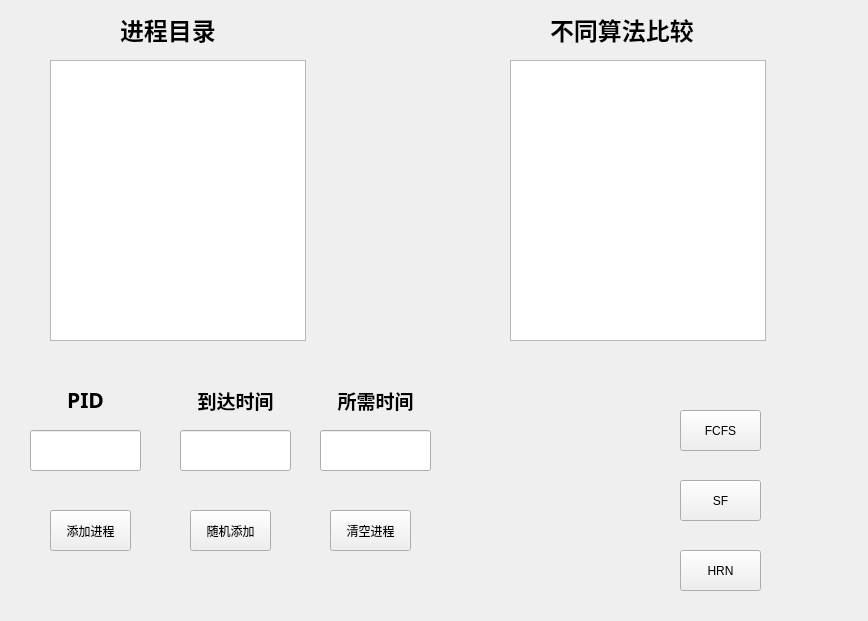
<?xml version="1.0" encoding="UTF-8"?>
<ui version="4.0">
 <class>jobschedule_widget</class>
 <widget class="QWidget" name="jobschedule_widget">
  <property name="geometry">
   <rect>
    <x>0</x>
    <y>0</y>
    <width>868</width>
    <height>621</height>
   </rect>
  </property>
  <property name="windowTitle">
   <string>Form</string>
  </property>
  <widget class="QTextBrowser" name="textBrowser">
   <property name="geometry">
    <rect>
     <x>50</x>
     <y>60</y>
     <width>256</width>
     <height>281</height>
    </rect>
   </property>
  </widget>
  <widget class="QTextBrowser" name="textBrowser_2">
   <property name="geometry">
    <rect>
     <x>510</x>
     <y>60</y>
     <width>256</width>
     <height>281</height>
    </rect>
   </property>
  </widget>
  <widget class="QLabel" name="label">
   <property name="geometry">
    <rect>
     <x>120</x>
     <y>10</y>
     <width>111</width>
     <height>41</height>
    </rect>
   </property>
   <property name="font">
    <font>
     <family>方正姚体</family>
    </font>
   </property>
   <property name="text">
    <string>&lt;html&gt;&lt;head/&gt;&lt;body&gt;&lt;p&gt;&lt;span style=&quot; font-size:18pt; font-weight:600;&quot;&gt;进程目录&lt;/span&gt;&lt;/p&gt;&lt;/body&gt;&lt;/html&gt;</string>
   </property>
  </widget>
  <widget class="QLabel" name="label_2">
   <property name="geometry">
    <rect>
     <x>550</x>
     <y>10</y>
     <width>181</width>
     <height>41</height>
    </rect>
   </property>
   <property name="font">
    <font>
     <family>方正姚体</family>
    </font>
   </property>
   <property name="text">
    <string>&lt;html&gt;&lt;head/&gt;&lt;body&gt;&lt;p&gt;&lt;span style=&quot; font-size:18pt; font-weight:600;&quot;&gt;不同算法比较&lt;/span&gt;&lt;/p&gt;&lt;/body&gt;&lt;/html&gt;</string>
   </property>
  </widget>
  <widget class="QLineEdit" name="lineName">
   <property name="geometry">
    <rect>
     <x>30</x>
     <y>430</y>
     <width>111</width>
     <height>41</height>
    </rect>
   </property>
  </widget>
  <widget class="QLineEdit" name="lineArrive">
   <property name="geometry">
    <rect>
     <x>180</x>
     <y>430</y>
     <width>111</width>
     <height>41</height>
    </rect>
   </property>
  </widget>
  <widget class="QLineEdit" name="lineNeed">
   <property name="geometry">
    <rect>
     <x>320</x>
     <y>430</y>
     <width>111</width>
     <height>41</height>
    </rect>
   </property>
  </widget>
  <widget class="QPushButton" name="addJobBtn">
   <property name="geometry">
    <rect>
     <x>50</x>
     <y>510</y>
     <width>81</width>
     <height>41</height>
    </rect>
   </property>
   <property name="text">
    <string>添加进程</string>
   </property>
  </widget>
  <widget class="QPushButton" name="addRandBtn">
   <property name="geometry">
    <rect>
     <x>190</x>
     <y>510</y>
     <width>81</width>
     <height>41</height>
    </rect>
   </property>
   <property name="text">
    <string>随机添加</string>
   </property>
  </widget>
  <widget class="QPushButton" name="clearBtn">
   <property name="geometry">
    <rect>
     <x>330</x>
     <y>510</y>
     <width>81</width>
     <height>41</height>
    </rect>
   </property>
   <property name="text">
    <string>清空进程</string>
   </property>
  </widget>
  <widget class="QPushButton" name="FCFS_Btn">
   <property name="geometry">
    <rect>
     <x>680</x>
     <y>410</y>
     <width>81</width>
     <height>41</height>
    </rect>
   </property>
   <property name="text">
    <string>FCFS</string>
   </property>
  </widget>
  <widget class="QPushButton" name="SF_Btn">
   <property name="geometry">
    <rect>
     <x>680</x>
     <y>480</y>
     <width>81</width>
     <height>41</height>
    </rect>
   </property>
   <property name="text">
    <string>SF</string>
   </property>
  </widget>
  <widget class="QPushButton" name="HRN_Btn">
   <property name="geometry">
    <rect>
     <x>680</x>
     <y>550</y>
     <width>81</width>
     <height>41</height>
    </rect>
   </property>
   <property name="text">
    <string>HRN</string>
   </property>
  </widget>
  <widget class="QLabel" name="label_3">
   <property name="geometry">
    <rect>
     <x>30</x>
     <y>380</y>
     <width>111</width>
     <height>41</height>
    </rect>
   </property>
   <property name="font">
    <font>
     <family>方正姚体</family>
    </font>
   </property>
   <property name="text">
    <string>&lt;html&gt;&lt;head/&gt;&lt;body&gt;&lt;p align=&quot;center&quot;&gt;&lt;span style=&quot; font-size:16pt; font-weight:600;&quot;&gt;PID&lt;/span&gt;&lt;/p&gt;&lt;/body&gt;&lt;/html&gt;</string>
   </property>
  </widget>
  <widget class="QLabel" name="label_4">
   <property name="geometry">
    <rect>
     <x>180</x>
     <y>380</y>
     <width>111</width>
     <height>41</height>
    </rect>
   </property>
   <property name="font">
    <font>
     <family>方正姚体</family>
    </font>
   </property>
   <property name="text">
    <string>&lt;html&gt;&lt;head/&gt;&lt;body&gt;&lt;p align=&quot;center&quot;&gt;&lt;span style=&quot; font-size:14pt; font-weight:600;&quot;&gt;到达时间&lt;/span&gt;&lt;/p&gt;&lt;/body&gt;&lt;/html&gt;</string>
   </property>
  </widget>
  <widget class="QLabel" name="label_5">
   <property name="geometry">
    <rect>
     <x>320</x>
     <y>380</y>
     <width>111</width>
     <height>41</height>
    </rect>
   </property>
   <property name="font">
    <font>
     <family>方正姚体</family>
    </font>
   </property>
   <property name="text">
    <string>&lt;html&gt;&lt;head/&gt;&lt;body&gt;&lt;p align=&quot;center&quot;&gt;&lt;span style=&quot; font-size:14pt; font-weight:600;&quot;&gt;所需时间&lt;/span&gt;&lt;/p&gt;&lt;/body&gt;&lt;/html&gt;</string>
   </property>
  </widget>
 </widget>
 <resources/>
 <connections/>
</ui>
